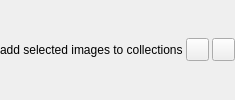
                 <widget class="QWidget" name="page_6">
                  <layout class="QHBoxLayout">
                   <property name="spacing">
                    <number>3</number>
                   </property>
                   <property name="leftMargin">
                    <number>0</number>
                   </property>
                   <property name="topMargin">
                    <number>0</number>
                   </property>
                   <property name="rightMargin">
                    <number>0</number>
                   </property>
                   <property name="bottomMargin">
                    <number>0</number>
                   </property>
                   <item>
                    <widget class="QLabel" name="label_8">
                     <property name="text">
                      <string>add selected images to collections</string>
                     </property>
                    </widget>
                   </item>
                   <item>
                    <widget class="QPushButton" name="collectionsAddImagesOkButton">
                     <property name="minimumSize">
                      <size>
                       <width>23</width>
                       <height>23</height>
                      </size>
                     </property>
                     <property name="maximumSize">
                      <size>
                       <width>23</width>
                       <height>23</height>
                      </size>
                     </property>
                     <property name="text">
                      <string/>
                     </property>
                    </widget>
                   </item>
                   <item>
                    <widget class="QPushButton" name="collectionsAddImagesCancelButton">
                     <property name="minimumSize">
                      <size>
                       <width>23</width>
                       <height>23</height>
                      </size>
                     </property>
                     <property name="maximumSize">
                      <size>
                       <width>23</width>
                       <height>23</height>
                      </size>
                     </property>
                     <property name="text">
                      <string/>
                     </property>
                    </widget>
                   </item>
                  </layout>
                 </widget>
